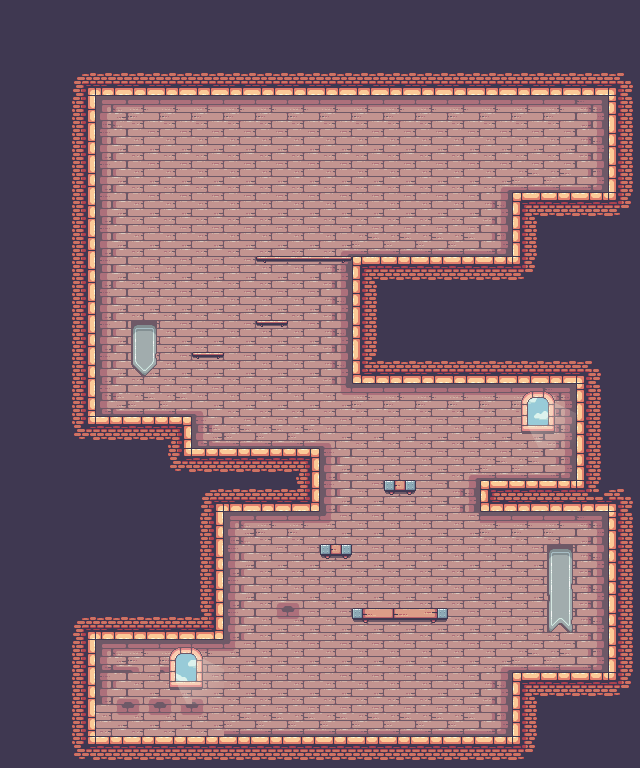

A level layout from a 2D game, rendered from its tile map. Below: a short description, then the map file with tile-grid data replaced by summaries:
An orthogonal 20x24 tile map with 32x32 px tiles, 2 tile layers (decor_wood, decor_wf), 2 tilesets and 97 objects (85x solid, 4x item, 2x enemy, 2x box, 2x door, ...).

<map version="1.5" tiledversion="1.7.2" orientation="orthogonal" renderorder="right-down" width="20" height="24" tilewidth="32" tileheight="32" infinite="0" nextlayerid="14" nextobjectid="81">
 <tileset firstgid="1" name="Terrain (32x32)" tilewidth="32" tileheight="32" tilecount="247" columns="19">
  <image source="tilemap/Terrain.png" width="608" height="416" />
  <tile id="20">
   <objectgroup>
    <object id="1" type="solid" x="0" y="0" width="32" height="32" />
   </objectgroup>
  </tile>
  <tile id="21">
   <objectgroup>
    <object id="1" type="solid" x="0" y="0" width="32" height="32" />
   </objectgroup>
  </tile>
  <tile id="22">
   <objectgroup>
    <object id="1" type="solid" x="0" y="0" width="32" height="32" />
   </objectgroup>
  </tile>
  <tile id="23">
   <objectgroup>
    <object id="1" type="solid" x="0" y="0" width="32" height="32" />
   </objectgroup>
  </tile>
  <tile id="24">
   <objectgroup>
    <object id="1" type="solid" x="0" y="0" width="32" height="32" />
   </objectgroup>
  </tile>
  <tile id="25">
   <objectgroup>
    <object id="1" type="solid" x="0" y="0" width="32" height="32" />
   </objectgroup>
  </tile>
  <tile id="26">
   <objectgroup>
    <object id="1" type="solid" x="0" y="0" width="32" height="32" />
   </objectgroup>
  </tile>
  <tile id="27">
   <objectgroup>
    <object id="1" type="solid" x="0" y="0" width="32" height="32" />
   </objectgroup>
  </tile>
  <tile id="28">
   <objectgroup>
    <object id="1" type="solid" x="0" y="0" width="32" height="32" />
   </objectgroup>
  </tile>
  <tile id="29">
   <objectgroup>
    <object id="1" type="solid" x="0" y="0" width="32" height="32" />
   </objectgroup>
  </tile>
  <tile id="30">
   <objectgroup>
    <object id="1" type="solid" x="0" y="0" width="32" height="32" />
   </objectgroup>
  </tile>
  <tile id="31">
   <objectgroup>
    <object id="1" type="solid" x="0" y="0" width="32" height="32" />
   </objectgroup>
  </tile>
  <tile id="32">
   <objectgroup>
    <object id="1" type="solid" x="0" y="0" width="32" height="32" />
   </objectgroup>
  </tile>
  <tile id="33">
   <objectgroup>
    <object id="1" type="solid" x="0" y="0" width="32" height="32" />
   </objectgroup>
  </tile>
  <tile id="34">
   <objectgroup>
    <object id="1" type="solid" x="0" y="0" width="32" height="32" />
   </objectgroup>
  </tile>
  <tile id="35">
   <objectgroup>
    <object id="1" type="solid" x="0" y="0" width="32" height="32" />
   </objectgroup>
  </tile>
  <tile id="36">
   <objectgroup>
    <object id="1" type="solid" x="0" y="0" width="32" height="32" />
   </objectgroup>
  </tile>
  <tile id="39">
   <objectgroup>
    <object id="1" type="solid" x="0" y="0" width="32" height="32" />
   </objectgroup>
  </tile>
  <tile id="40">
   <objectgroup>
    <object id="1" type="solid" x="0" y="0" width="32" height="32" />
   </objectgroup>
  </tile>
  <tile id="41">
   <objectgroup>
    <object id="1" type="solid" x="0" y="0" width="32" height="32" />
   </objectgroup>
  </tile>
  <tile id="42">
   <objectgroup>
    <object id="1" type="solid" x="0" y="0" width="32" height="32" />
   </objectgroup>
  </tile>
  <tile id="43">
   <objectgroup>
    <object id="1" type="solid" x="0" y="0" width="32" height="32" />
   </objectgroup>
  </tile>
  <tile id="44">
   <objectgroup>
    <object id="1" type="solid" x="0" y="0" width="32" height="32" />
   </objectgroup>
  </tile>
  <tile id="45">
   <objectgroup>
    <object id="1" type="solid" x="0" y="0" width="32" height="32" />
   </objectgroup>
  </tile>
  <tile id="46">
   <objectgroup>
    <object id="1" type="solid" x="0" y="0" width="32" height="32" />
   </objectgroup>
  </tile>
  <tile id="47">
   <objectgroup>
    <object id="1" type="solid" x="0" y="0" width="32" height="32" />
   </objectgroup>
  </tile>
  <tile id="48">
   <objectgroup>
    <object id="1" type="solid" x="0" y="0" width="32" height="32" />
   </objectgroup>
  </tile>
  <tile id="49">
   <objectgroup>
    <object id="1" type="solid" x="0" y="0" width="32" height="32" />
   </objectgroup>
  </tile>
  <tile id="50">
   <objectgroup>
    <object id="1" type="solid" x="0" y="0" width="32" height="32" />
   </objectgroup>
  </tile>
  <tile id="51">
   <objectgroup>
    <object id="1" type="solid" x="0" y="0" width="32" height="32" />
   </objectgroup>
  </tile>
  <tile id="52">
   <objectgroup>
    <object id="1" type="solid" x="0" y="0" width="32" height="32" />
   </objectgroup>
  </tile>
  <tile id="53">
   <objectgroup>
    <object id="1" type="solid" x="0" y="0" width="32" height="32" />
   </objectgroup>
  </tile>
  <tile id="54">
   <objectgroup>
    <object id="1" type="solid" x="0" y="0" width="32" height="32" />
   </objectgroup>
  </tile>
  <tile id="55">
   <objectgroup>
    <object id="1" type="solid" x="0" y="0" width="32" height="32" />
   </objectgroup>
  </tile>
  <tile id="58">
   <objectgroup>
    <object id="1" type="solid" x="0" y="0" width="32" height="32" />
   </objectgroup>
  </tile>
  <tile id="59">
   <objectgroup>
    <object id="1" type="solid" x="0" y="0" width="32" height="32" />
   </objectgroup>
  </tile>
  <tile id="60">
   <objectgroup>
    <object id="1" type="solid" x="0" y="0" width="32" height="32" />
   </objectgroup>
  </tile>
  <tile id="61">
   <objectgroup>
    <object id="1" type="solid" x="0" y="0" width="32" height="32" />
   </objectgroup>
  </tile>
  <tile id="62">
   <objectgroup>
    <object id="1" type="solid" x="0" y="0" width="32" height="32" />
   </objectgroup>
  </tile>
  <tile id="63">
   <objectgroup>
    <object id="1" type="solid" x="0" y="0" width="32" height="32" />
   </objectgroup>
  </tile>
  <tile id="64">
   <objectgroup>
    <object id="1" type="solid" x="0" y="0" width="32" height="32" />
   </objectgroup>
  </tile>
  <tile id="65">
   <objectgroup>
    <object id="1" type="solid" x="0" y="0" width="32" height="32" />
   </objectgroup>
  </tile>
  <tile id="66">
   <objectgroup>
    <object id="1" type="solid" x="0" y="0" width="32" height="32" />
   </objectgroup>
  </tile>
  <tile id="67">
   <objectgroup>
    <object id="1" type="solid" x="0" y="0" width="32" height="32" />
   </objectgroup>
  </tile>
  <tile id="68">
   <objectgroup>
    <object id="1" type="solid" x="0" y="0" width="32" height="32" />
   </objectgroup>
  </tile>
  <tile id="69">
   <objectgroup>
    <object id="1" type="solid" x="0" y="0" width="32" height="32" />
   </objectgroup>
  </tile>
  <tile id="70">
   <objectgroup>
    <object id="1" type="solid" x="0" y="0" width="32" height="32" />
   </objectgroup>
  </tile>
  <tile id="71">
   <objectgroup>
    <object id="1" type="solid" x="0" y="0" width="32" height="32" />
   </objectgroup>
  </tile>
  <tile id="72">
   <objectgroup>
    <object id="1" type="solid" x="0" y="0" width="32" height="32" />
   </objectgroup>
  </tile>
  <tile id="73">
   <objectgroup>
    <object id="1" type="solid" x="0" y="0" width="32" height="32" />
   </objectgroup>
  </tile>
  <tile id="74">
   <objectgroup>
    <object id="1" type="solid" x="0" y="0" width="32" height="32" />
   </objectgroup>
  </tile>
  <tile id="77">
   <objectgroup>
    <object id="1" type="solid" x="0" y="0" width="32" height="32" />
   </objectgroup>
  </tile>
  <tile id="78">
   <objectgroup>
    <object id="1" type="solid" x="0" y="0" width="32" height="32" />
   </objectgroup>
  </tile>
  <tile id="79">
   <objectgroup>
    <object id="1" type="solid" x="0" y="0" width="32" height="32" />
   </objectgroup>
  </tile>
  <tile id="80">
   <objectgroup>
    <object id="1" type="solid" x="0" y="0" width="32" height="32" />
   </objectgroup>
  </tile>
  <tile id="81">
   <objectgroup>
    <object id="1" type="solid" x="0" y="0" width="32" height="32" />
   </objectgroup>
  </tile>
  <tile id="82">
   <objectgroup>
    <object id="1" type="solid" x="0" y="0" width="32" height="32" />
   </objectgroup>
  </tile>
  <tile id="83">
   <objectgroup>
    <object id="1" type="solid" x="0" y="0" width="32" height="32" />
   </objectgroup>
  </tile>
  <tile id="84">
   <objectgroup>
    <object id="1" type="solid" x="0" y="0" width="32" height="32" />
   </objectgroup>
  </tile>
  <tile id="85">
   <objectgroup>
    <object id="1" type="solid" x="0" y="0" width="32" height="32" />
   </objectgroup>
  </tile>
  <tile id="86">
   <objectgroup>
    <object id="1" type="solid" x="0" y="0" width="32" height="32" />
   </objectgroup>
  </tile>
  <tile id="87">
   <objectgroup>
    <object id="1" type="solid" x="0" y="0" width="32" height="32" />
   </objectgroup>
  </tile>
  <tile id="88">
   <objectgroup>
    <object id="1" type="solid" x="0" y="0" width="32" height="32" />
   </objectgroup>
  </tile>
  <tile id="89">
   <objectgroup>
    <object id="1" type="solid" x="0" y="0" width="32" height="32" />
   </objectgroup>
  </tile>
  <tile id="90">
   <objectgroup>
    <object id="1" type="solid" x="0" y="0" width="32" height="32" />
   </objectgroup>
  </tile>
  <tile id="91">
   <objectgroup>
    <object id="1" type="solid" x="0" y="0" width="32" height="32" />
   </objectgroup>
  </tile>
  <tile id="92">
   <objectgroup>
    <object id="1" type="solid" x="0" y="0" width="32" height="32" />
   </objectgroup>
  </tile>
  <tile id="93">
   <objectgroup>
    <object id="1" type="solid" x="0" y="0" width="32" height="32" />
   </objectgroup>
  </tile>
  <tile id="96">
   <objectgroup>
    <object id="1" type="solid" x="0" y="0" width="32" height="32" />
   </objectgroup>
  </tile>
  <tile id="97">
   <objectgroup>
    <object id="1" type="solid" x="0" y="0" width="32" height="32" />
   </objectgroup>
  </tile>
  <tile id="98">
   <objectgroup>
    <object id="1" type="solid" x="0" y="0" width="32" height="32" />
   </objectgroup>
  </tile>
  <tile id="99">
   <objectgroup>
    <object id="1" type="solid" x="0" y="0" width="32" height="32" />
   </objectgroup>
  </tile>
  <tile id="100">
   <objectgroup>
    <object id="1" type="solid" x="0" y="0" width="32" height="32" />
   </objectgroup>
  </tile>
  <tile id="101">
   <objectgroup>
    <object id="1" type="solid" x="0" y="0" width="32" height="32" />
   </objectgroup>
  </tile>
  <tile id="102">
   <objectgroup>
    <object id="1" type="solid" x="0" y="0" width="32" height="32" />
   </objectgroup>
  </tile>
  <tile id="103">
   <objectgroup>
    <object id="1" type="solid" x="0" y="0" width="32" height="32" />
   </objectgroup>
  </tile>
  <tile id="104">
   <objectgroup>
    <object id="1" type="solid" x="0" y="0" width="32" height="32" />
   </objectgroup>
  </tile>
  <tile id="105">
   <objectgroup>
    <object id="1" type="solid" x="0" y="0" width="32" height="32" />
   </objectgroup>
  </tile>
  <tile id="106">
   <objectgroup>
    <object id="1" type="solid" x="0" y="0" width="32" height="32" />
   </objectgroup>
  </tile>
  <tile id="107">
   <objectgroup>
    <object id="1" type="solid" x="0" y="0" width="32" height="32" />
   </objectgroup>
  </tile>
  <tile id="108">
   <objectgroup>
    <object id="1" type="solid" x="0" y="0" width="32" height="32" />
   </objectgroup>
  </tile>
  <tile id="109">
   <objectgroup>
    <object id="1" type="solid" x="0" y="0" width="32" height="32" />
   </objectgroup>
  </tile>
  <tile id="110">
   <objectgroup>
    <object id="1" type="solid" x="0" y="0" width="32" height="32" />
   </objectgroup>
  </tile>
  <tile id="111">
   <objectgroup>
    <object id="1" type="solid" x="0" y="0" width="32" height="32" />
   </objectgroup>
  </tile>
  <tile id="112">
   <objectgroup draworder="index" id="2">
    <object id="1" type="solid" x="0" y="0" width="32" height="32" />
   </objectgroup>
  </tile>
  <tile id="155" type="solid" />
 </tileset>
 <tileset firstgid="248" name="Decorations (32x32)" tilewidth="32" tileheight="32" tilecount="42" columns="7">
  <image source="tilemap/Decorations.png" width="224" height="192" />
 </tileset>
 <layer id="3" name="decor_wood" width="20" height="24">
  <data>[480 cells, 480 non-empty, 34 distinct tile ids]</data>
 </layer>
 <layer id="2" name="decor_wf" width="20" height="24">
  <data>[480 cells, 31 non-empty, 23 distinct tile ids]</data>
 </layer>
 <objectgroup id="5" name="enemy">
  <object id="1" name="enemy" x="128" y="388" width="34" height="28" />
  <object id="4" name="enemy" x="533" y="452" width="34" height="28" />
 </objectgroup>
 <objectgroup id="13" name="invis_walls" />
 <objectgroup id="8" name="enemy_boss">
  <object id="10" name="enemy_boss" x="108.667" y="131" width="38" height="28" />
 </objectgroup>
 <objectgroup id="10" name="box">
  <object id="64" name="box" x="576" y="656" width="21" height="16" />
  <object id="65" name="box" x="96" y="400" width="21" height="16" />
 </objectgroup>
 <objectgroup id="11" name="interact_items">
  <object id="66" name="item" x="261" y="724" width="12" height="12" />
  <object id="67" name="item" x="293" y="724" width="12" height="12" />
  <object id="68" name="item" x="325" y="724" width="12" height="12" />
  <object id="69" name="item" x="389" y="596" width="12" height="12" />
 </objectgroup>
 <objectgroup id="6" name="hero">
  <object id="5" name="hero" x="100" y="674" width="78" height="58" />
 </objectgroup>
 <objectgroup id="7" name="interact_door">
  <object id="7" name="door" x="97" y="680" width="46" height="56" />
  <object id="9" name="door" x="550" y="135" width="46" height="56" />
 </objectgroup>
</map>
